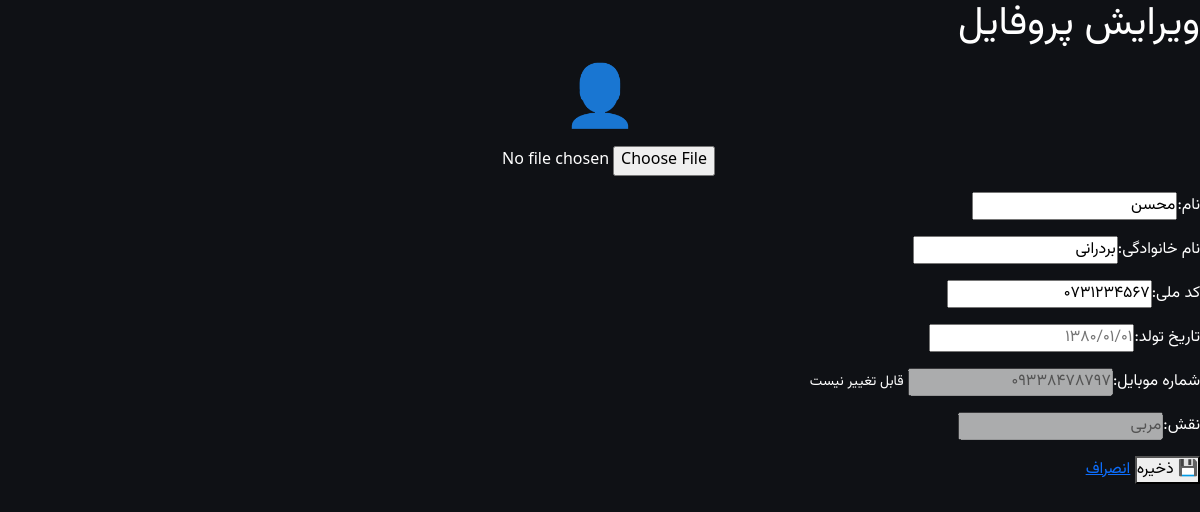
The page /profile/edit/ (signed in) on the database as committed earlier.
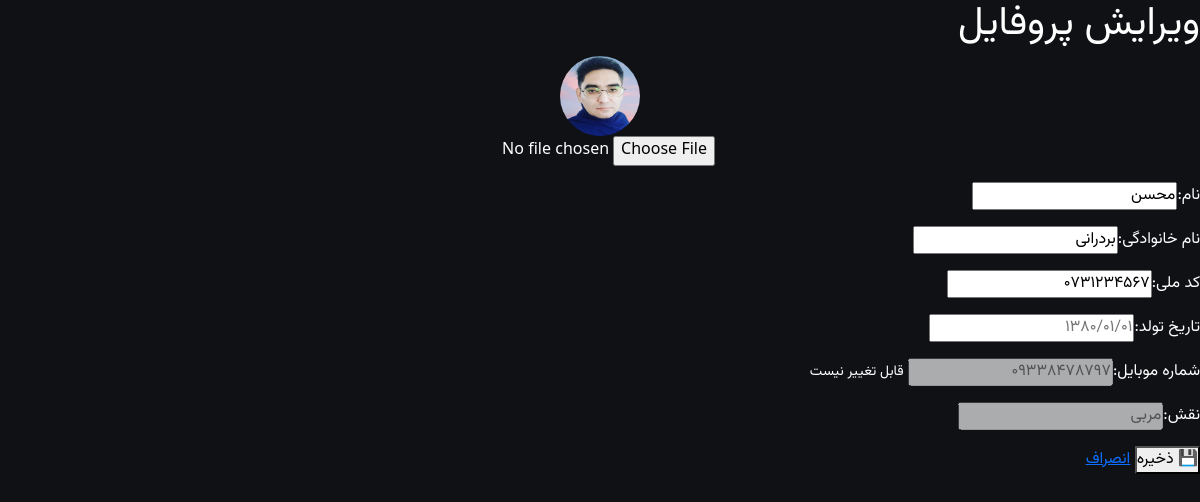
The same page on the database as committed later.
### apps/accounts/models.py (models this page shows, shortened)
class User(AbstractBaseUser, PermissionsMixin):
    phone = models.CharField(max_length=11, unique=True)
    first_name = models.CharField(max_length=100)
    last_name = models.CharField(max_length=100)
    birth_date = jmodels.jDateField('تاریخ تولد', null=True, blank=True)
    national_code = models.CharField(max_length=10, blank=True, null=True)
    avatar = models.ImageField(upload_to='avatars/', blank=True, null=True)
    is_super_manager = models.BooleanField(default=False)
    is_club_manager = models.BooleanField(default=False)
    is_instructor = models.BooleanField(default=False)
    is_active = models.BooleanField(default=True)
    is_staff = models.BooleanField(default=False)
    created_at = models.DateTimeField(auto_now_add=True)
    updated_at = models.DateTimeField(auto_now=True)
    objects = UserMnaager()
    USERNAME_FIELD = 'phone'
    REQUIRED_FIELDS = ['first_name', 'last_name']
    class Meta:
        verbose_name = 'کاربر'
        verbose_name_plural = 'کاربرها'

### apps/accounts/views.py (the view, shortened to what this page needs)
# urls.py: path('profile/edit/', views.ProfileEditView.as_view(), name='profile_edit'),
class ProfileEditView(LoginRequiredMixin, View):
    def get(self, request):
        return render(request, 'accounts/profile_edit.html')

### apps/core/context_processors.py (called while the page is built)
def site_settings(request):
    return {'site_settings': SiteSetting.get_settings()}

### apps/core/models.py (called while the page is built)
    @classmethod
    def get_settings(cls):
        obj, created = cls.objects.get_or_create(pk=1)
        return obj

### templates/accounts/profile_edit.html (shortened to what this page needs)
{% extends 'base.html' %}
{% load jformat %}
{% block content %}
<h1>ویرایش پروفایل</h1>
<form method="post" enctype="multipart/form-data">
    <p style="text-align:center;">
        {% if user.avatar %}
        <img src="{{ user.avatar.url }}" width="80" height="80" style="border-radius:50%;">
        {% else %}
        <span style="font-size:60px;">👤</span>
        {% endif %}
        <br>
        <input type="file" name="avatar" accept="image/*">
    </p>
    <p><label>نام:</label><input name="first_name" value="{{ user.first_name }}" required></p>
    <p><label>نام خانوادگی:</label><input name="last_name" value="{{ user.last_name }}" required></p>
    <p><label>کد ملی:</label><input name="national_code" value="{{ user.national_code|default:'' }}"></p>
    <p><label>تاریخ تولد:</label><input name="birth_date" value="{{ user.birth_date|jformat:'%Y/%m/%d'|default:'' }}" placeholder="۱۳۸۰/۰۱/۰۱"></p>
    <p><label>شماره موبایل:</label><input value="{{ user.phone }}" disabled> <small>قابل تغییر نیست</small></p>
    {% if user.is_super_manager %}
    <p><label>نقش‌ها (فقط مدیر کل می‌تواند تغییر دهد):</label><br>
        <label><input type="checkbox" name="is_club_manager" {% if user.is_club_manager %}checked{% endif %}> مدیر باشگاه</label>
        <label><input type="checkbox" name="is_instructor" {% if user.is_instructor %}checked{% endif %}> مربی</label>
    </p>
{% else %}
    <p><label>نقش:</label><input value="{% if user.is_club_manager %}مدیر باشگاه{% elif user.is_instructor %}مربی{% else %}هنرجو{% endif %}" disabled></p>
{% endif %}
    <button type="submit">💾 ذخیره</button>
    <a href="{% url 'accounts:profile' %}">انصراف</a>
</form>
{% endblock %}

Rows that differ between the two databases and show on the page:
changed User "محسن": avatar: picture added
